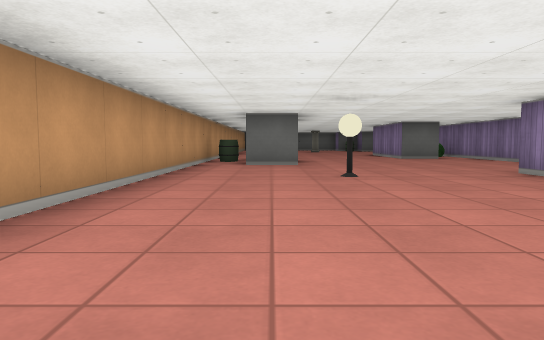
view 1 (above)

15 first-person views from a walk through a cub3D level. The camera is about half as high as the walls, tilts 4° down and sees 70° across. The floor is counted in squares. Each view is taken from the middle of a square. On the plan, view 1 faces up. The plan holds only what a view shows up to about 9 squares ahead; the rest is blank.

view 2
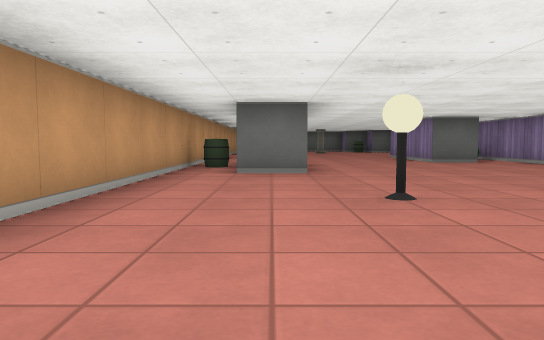

view 3
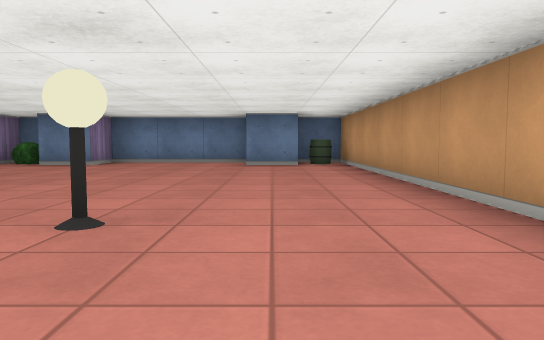

view 4
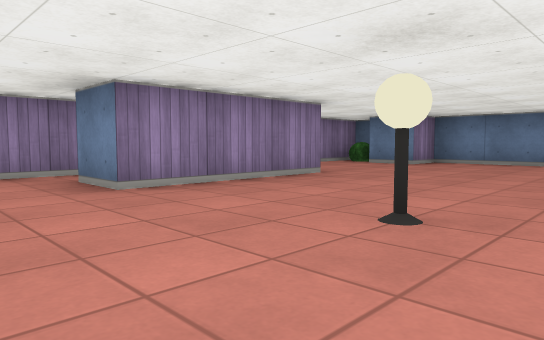

view 5
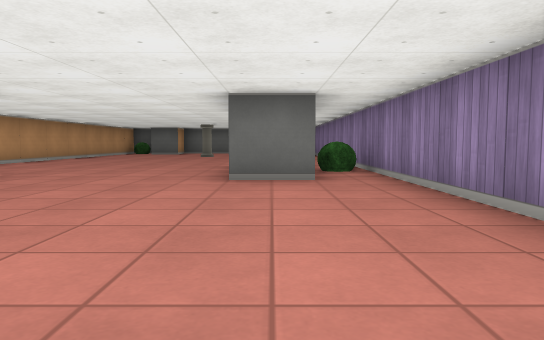

view 6
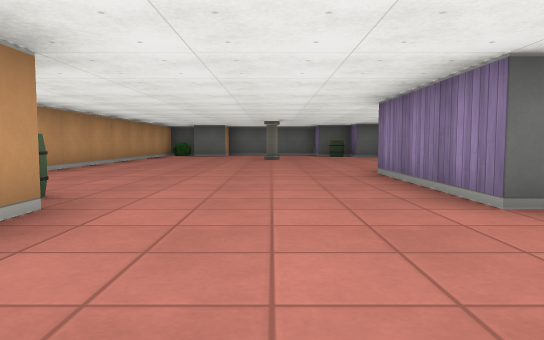

view 7
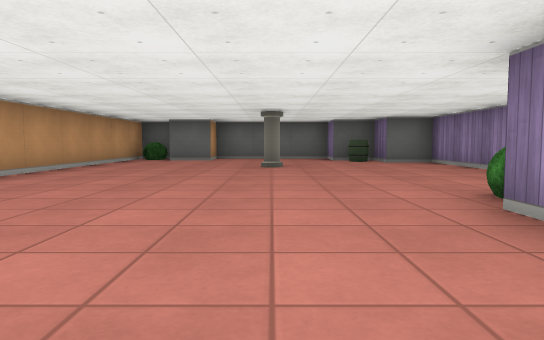

view 8
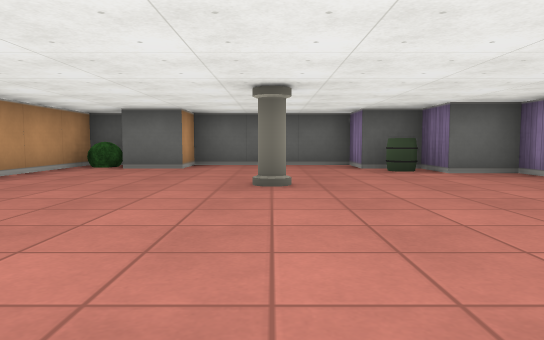

view 9
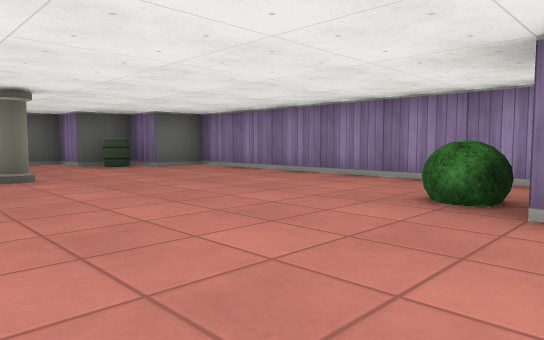

view 10
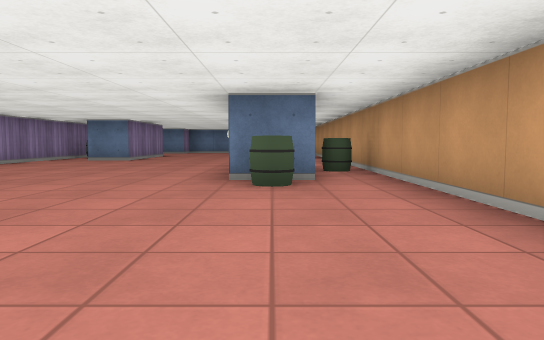

view 11
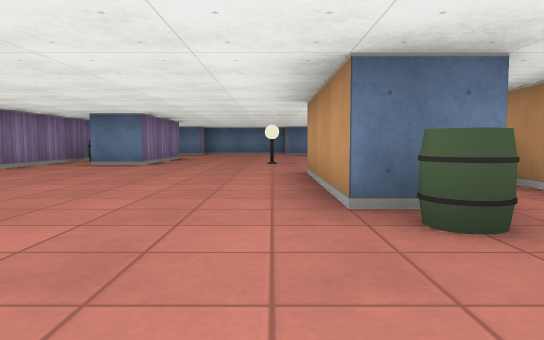

view 12
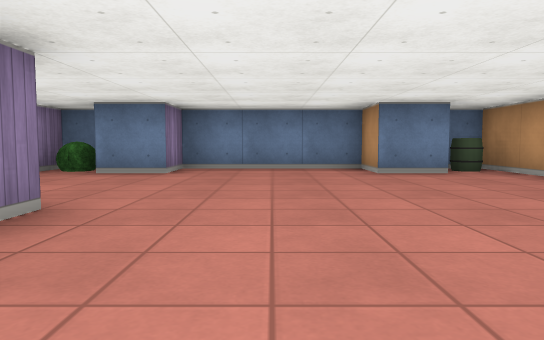

view 13
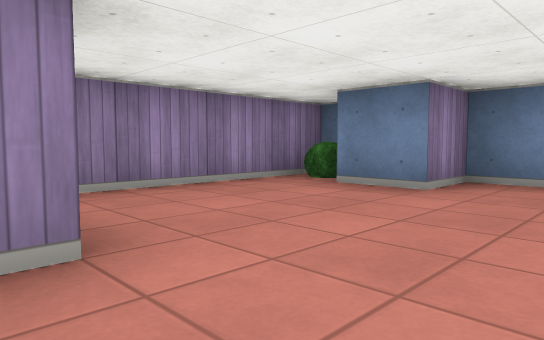

view 14
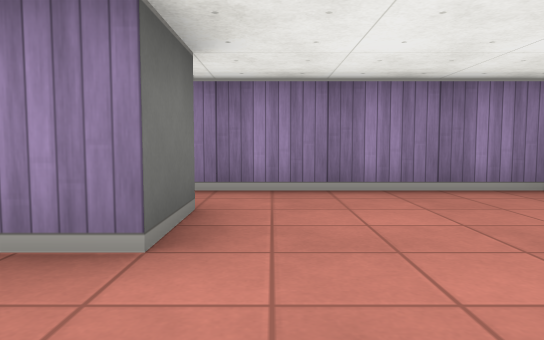

view 15
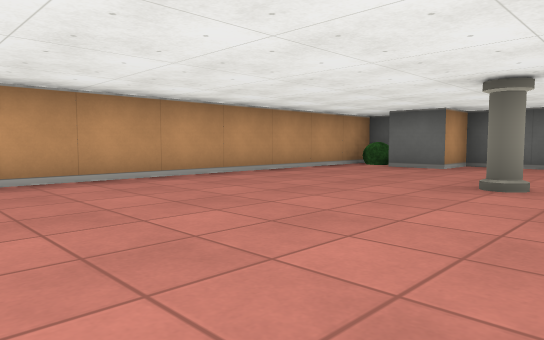

### Floor plan
Points are (right, up) in squares from view 1. A wall is a line through its corners. A room is listed if a view was taken in it or the views show most of it. See-through windows are left out.
Room 1 (views 1, 2, 3, 4, 5, 6, 7, 8, 9, 10, 11, 12, 13, 14, 15)
walls: (-0.6, 10.5) (0.5, 10.5) (0.5, 7.5) (-0.5, 7.5); (4.6, 10.5) (3.5, 10.5) (3.5, 13.5); (4.5, 2.5) (3.5, 2.5) (3.5, 5.5) (4.5, 5.5); (-0.5, -0.5) (0.5, -0.5) (0.5, -1.5) (3.5, -1.5) (3.5, -0.5) (4.5, -0.5); (-0.9, 21.5) (-1.5, 21.5) (-1.5, -1.5) (-0.5, -1.5); (4.9, -1.5) (5.5, -1.5) (5.5, 19.5) (4.5, 19.5) (4.5, 20.5) (3.5, 20.5) (3.5, 21.5) (0.5, 21.5) (0.5, 20.5) (-0.5, 20.5)
objects: barrel (-1, -1); barrel (-1, 9); bush (-1, 21); barrel (0, 11); lamp (1, 5); pillar (2, 18); bush (4, 14); barrel (4, 20); bush (5, -1); other object (5, 4); bush (5, 12)

Positions as (right, up) in squares from view 1, and headings:
1: (0, 0), facing up
2: (0, 2), facing up
3: (0, 7), facing down
4: (0, 7), facing down-right
5: (4, 6), facing up
6: (2, 8), facing up
7: (2, 11), facing up
8: (2, 14), facing up
9: (1, 13), facing up-right
10: (0, 15), facing down
11: (1, 13), facing down
12: (2, 5), facing down
13: (2, 3), facing down-right
14: (2, 2), facing right
15: (3, 14), facing up-left
